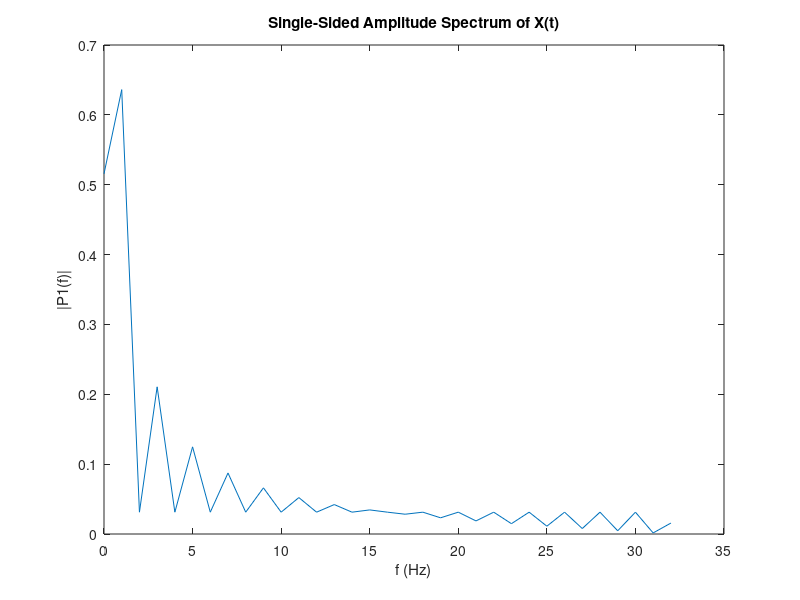

Write the MATLAB code that produced this figure.
X = zeros(1,64);
X(16:48)=ones(1,48-15);
Fs = 64;            % Sampling frequency
T = 1/Fs;             % Sampling period
L = 64;             % Length of signal
t = (0:L-1)*T;        % Time vector

Y = fft(X);
P2 = abs(Y/L);
P1 = P2(1:L/2+1);
P1(2:end-1) = 2*P1(2:end-1);

f = Fs*(0:(L/2))/L;

plot(f,P1)
title('Single-Sided Amplitude Spectrum of X(t)')
xlabel('f (Hz)')
ylabel('|P1(f)|')